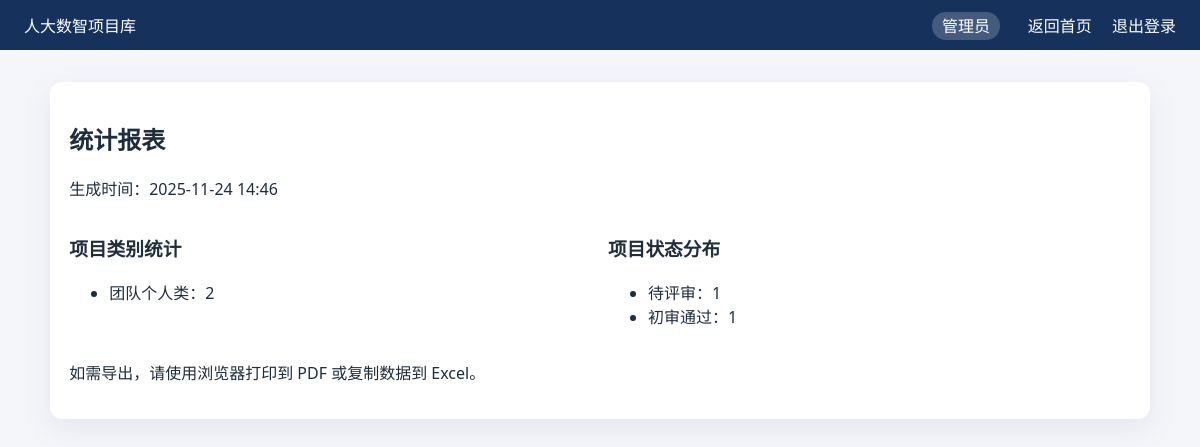
The page /admin/reports (signed in) on the database its author committed.
### app/models/user.py (models this page shows, shortened)
class User(UserMixin, db.Model):
    __tablename__ = "users"
    id = db.Column(db.Integer, primary_key=True)
    role = db.Column(db.String(20), nullable=False)
    name = db.Column(db.String(120), nullable=False)
    email = db.Column(db.String(120), unique=True, nullable=False)
    phone = db.Column(db.String(50))
    organization = db.Column(db.String(120))
    password_hash = db.Column(db.String(255), nullable=False)
    status = db.Column(db.String(20), default="active")
    created_at = db.Column(db.DateTime, default=datetime.utcnow)
    projects = db.relationship("Project", back_populates="applicant", lazy="dynamic")
    reviews = db.relationship("Review", back_populates="expert", lazy="dynamic")
    service_requests = db.relationship(
        "ServiceRequest",
        back_populates="applicant",
        lazy="dynamic",
        foreign_keys="ServiceRequest.applicant_id",
    )
    assigned_services = db.relationship(
        "ServiceRequest",
        back_populates="assigned_staff",
        lazy="dynamic",
        foreign_keys="ServiceRequest.assigned_staff_id",
    )

### app/models/project.py (models this page shows, shortened)
class Project(db.Model):
    __tablename__ = "projects"
    id = db.Column(db.Integer, primary_key=True)
    application_no = db.Column(db.String(40), unique=True, nullable=False)
    name = db.Column(db.String(200), nullable=False)
    category = db.Column(db.String(50), nullable=False)
    summary = db.Column(db.Text, nullable=False)
    ip_info = db.Column(db.Text)
    material_notes = db.Column(db.Text)
    status = db.Column(db.String(40), default="申报中")
    created_at = db.Column(db.DateTime, default=datetime.utcnow)
    updated_at = db.Column(
        db.DateTime, default=datetime.utcnow, onupdate=datetime.utcnow
    )
    applicant_id = db.Column(db.Integer, db.ForeignKey("users.id"), nullable=False)
    applicant = db.relationship("User", back_populates="projects")
    reviews = db.relationship("Review", back_populates="project", lazy="dynamic")
    services = db.relationship("ServiceRequest", back_populates="project", lazy="dynamic")
    materials = db.relationship(
        "ProjectMaterial",
        back_populates="project",
        cascade="all, delete-orphan",
        lazy="dynamic",
    )

### app/routes/admin.py (the view)
@admin_bp.route("/reports")
@login_required
def reports():
    projects = Project.query.all()
    counts = Counter([p.category for p in projects])
    status_counts = Counter([p.status for p in projects])
    return render_template(
        "admin/reports.html",
        category_counts=counts,
        status_counts=status_counts,
        generated_at=datetime.utcnow(),
    )

### app/__init__.py (called while the page is built)
@login_manager.user_loader
def load_user(user_id):
    return User.query.get(int(user_id))

### app/routes/admin.py (called while the page is built)
def ensure_admin():
    if not current_user.is_authenticated:
        return redirect(url_for("auth.login"))
    if current_user.role != "admin":
        abort(403)

@admin_bp.before_request
def admin_guard():
    if request.endpoint and request.endpoint.startswith("admin."):
        return ensure_admin()

### app/templates/admin/reports.html (shortened to what this page needs)
{% extends "base.html" %}
{% block content %}
<section class="card">
    <h2>统计报表</h2>
    <p>生成时间：{{ generated_at.strftime('%Y-%m-%d %H:%M') }}</p>
    <div class="grid">
        <div>
            <h3>项目类别统计</h3>
            <ul>
                {% for category, count in category_counts.items() %}
                <li>{{ category }}：{{ count }}</li>
                {% endfor %}
            </ul>
        </div>
        <div>
            <h3>项目状态分布</h3>
            <ul>
                {% for status, count in status_counts.items() %}
                <li>{{ status }}：{{ count }}</li>
                {% endfor %}
            </ul>
        </div>
    </div>
    <p>如需导出，请使用浏览器打印到 PDF 或复制数据到 Excel。</p>
</section>
{% endblock %}

### app/templates/base.html (shortened to what this page needs)
<!doctype html>
<html lang="zh">
<head>
    <link rel="stylesheet" href="{{ url_for('static', filename='css/style.css') }}">
</head>
<body>
    <header class="top-nav">
        <div class="logo">人大数智项目库</div>
        <nav>
            {% if current_user.is_authenticated %}
            <span class="role-badge">{{ roles[current_user.role] }}</span>
            <a href="{{ url_for(role_dashboards[current_user.role]) }}">返回首页</a>
            <a href="{{ url_for('auth.logout') }}">退出登录</a>
            {% endif %}
        </nav>
    </header>
    <main class="container">
        {% block content %}{% endblock %}
    </main>
</body>
</html>

### app/static/css/style.css (style rules this page uses)
:root { font-family: "Segoe UI", Arial, sans-serif; color: #1f2d3d; background: #f5f6fa; }
body { margin: 0; background: #f5f6fa; }
.top-nav { display: flex; justify-content: space-between; align-items: center; padding: 0.8rem 1.5rem; background: #16325c; color: #fff; }
.top-nav a { color: #fff; margin-left: 1rem; text-decoration: none; }
.role-badge { background: rgba(255, 255, 255, 0.2); padding: 0.2rem 0.6rem; border-radius: 999px; margin-right: 0.5rem; }
.container { max-width: 1100px; margin: 2rem auto; padding: 0 1rem; }
.grid { display: grid; grid-template-columns: repeat(auto-fit, minmax(220px, 1fr)); gap: 1rem; margin-bottom: 1rem; }
.card { background: #fff; padding: 1.2rem; border-radius: 12px; box-shadow: 0 10px 30px rgba(22, 50, 92, 0.08); }
a { color: #276ef1; }

### rows shown on the page
User: role "管理员"
Project: category "团队个人类", count "2", status "待评审", id "1"
Project: status "初审通过", count "1"
